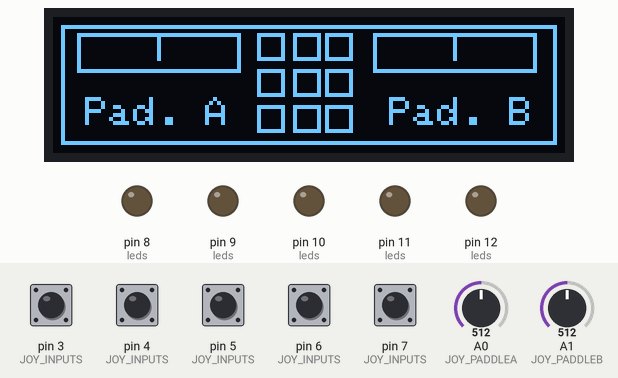
This sketch was run on a simulated Arduino Uno, built with avr-gcc and run on an emulated ATmega328P. Shown: 128×34 one-colour display, output pins drawn as LEDs (lit = HIGH). The inputs (shaded band) are chosen by the test bench; at power-on: pin 3 (JOY_INPUTS), pin 4 (JOY_INPUTS), pin 5 (JOY_INPUTS), pin 6 (JOY_INPUTS), pin 7 (JOY_INPUTS) HIGH, A0 (JOY_PADDLEA) = 512, A1 (JOY_PADDLEB) = 512. What the sketch prints to the serial monitor is not drawn.

Above: at 3.7 s.
3.8 s: pin 4 (JOY_INPUTS) pulled LOW for 0.15 s
At 5.1 s:
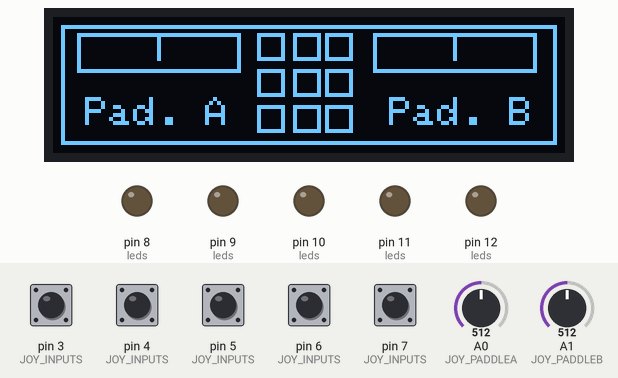
5.4 s: pin 5 (JOY_INPUTS) pulled LOW for 0.15 s
At 6.2 s:
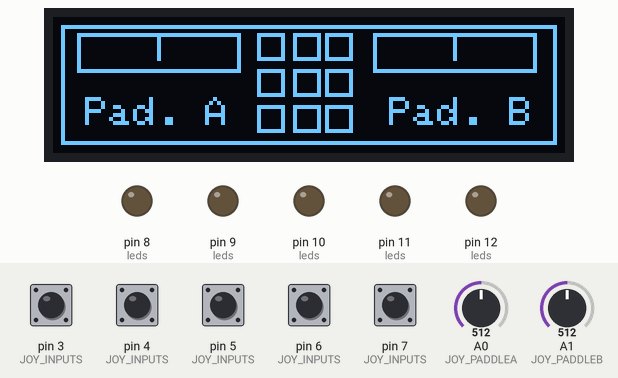
7.0 s: pin 6 (JOY_INPUTS) pulled LOW for 0.15 s
At 7.15 s:
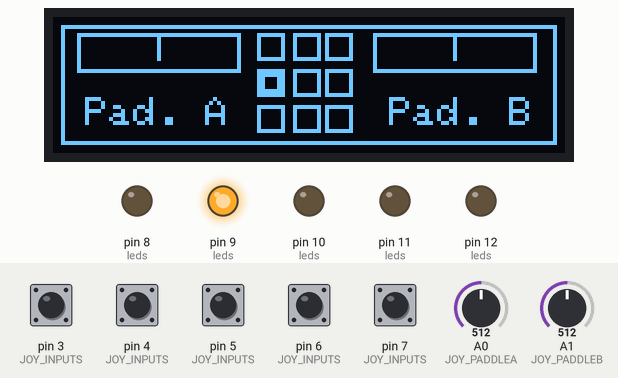
8.7 s: pin 7 (JOY_INPUTS) pulled LOW for 0.15 s
At 8.83 s:
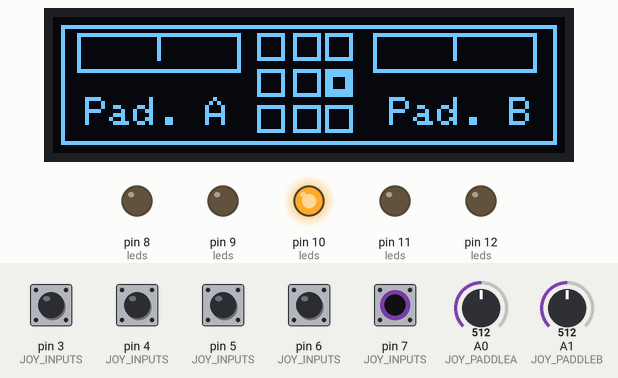
10.4 s: pin 3 (JOY_INPUTS) pulled LOW for 0.15 s
At 11.7 s:
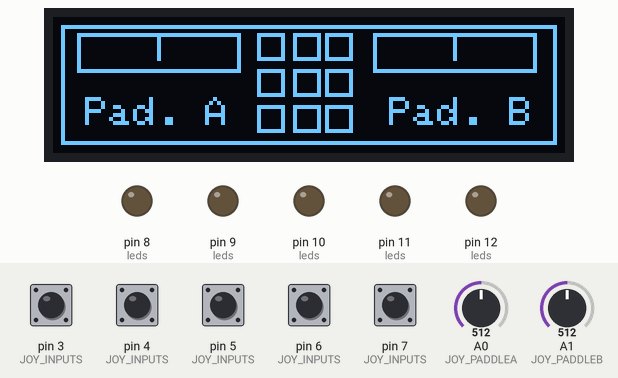
12.0 s: A0 (JOY_PADDLEA) set to 716
At 13.3 s:
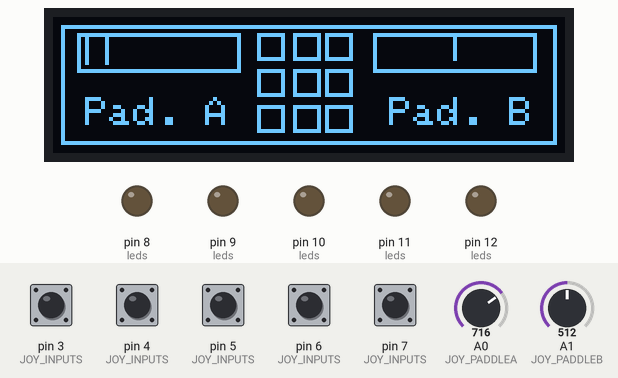
Timing chart, 0 to 14.5 s (numbered marks = the images above; inputs shaded):
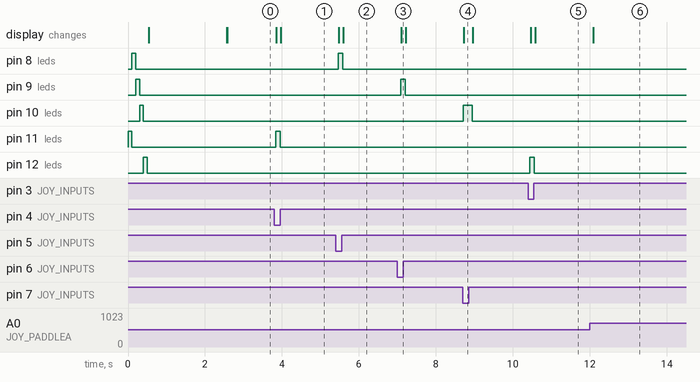

Measured:
- after the input at 3.8 s, pin 11 (leds): LOW → HIGH at once, → LOW 0.12 s later; the display: first changes after 0.05 s (image 1 shows a later state)
- after the input at 5.4 s, pin 8 (leds): LOW → HIGH after 0.06 s, → LOW 0.12 s later; the display: first changes after 0.08 s (image 2 shows a later state)
- after the input at 7.0 s, pin 9 (leds): LOW → HIGH after 0.08 s, → LOW 0.12 s later; the display: changes after 0.10 s (image 3)
- after the input at 8.7 s, pin 10 (leds): LOW → HIGH at once, → LOW 0.23 s later; the display: changes at once (image 4)
- after the input at 10.4 s, pin 12 (leds): LOW → HIGH after 0.05 s, → LOW 0.12 s later; the display: first changes after 0.06 s (image 5 shows a later state)
- after the input at 12.0 s, the display: changes after 0.09 s (image 6)

The sketch:

C64JoystickTester.ino
```cpp
// (licence header left out)
/*****************************************************************************/
// Debuging

#define DEBUG
#ifdef DEBUG
#define DEBUG_PRINTLN(x) Serial.println(x)
#define DEBUG_PRINT(x) Serial.print(x)
#else
#define DEBUG_PRINTLN(x)
#define DEBUG_PRINT(x)
#endif
#include"config.h"

#define UP 0
#define DOWN 1
#define LEFT 2
#define RIGHT 3
#define FIRE 4

/*****************************************************************************/
// LED
uint8_t leds[] =  {LED_UP,LED_DOWN,LED_LEFT,LED_RIGHT,LED_FIRE};
const uint8_t LED_COUNT = 5;

void ledSelfTest(){
  // set all off
  for(int i =0; i < LED_COUNT; i++){
    digitalWrite(leds[i],LOW);
  }


  for(int i =0; i < LED_COUNT; i++){
    digitalWrite(leds[i],HIGH);
    delay(LED_DEMO_DELAY);
    digitalWrite(leds[i],LOW);
  }
}

void led_all(bool state){
 for(int i =0; i < LED_COUNT; i++){
    digitalWrite(leds[i],state);
  }
}

// Init and loop
void led_setup(){
  // set all to input
  for(int i =0; i < LED_COUNT; i++){
    pinMode(leds[i],OUTPUT);
  }

}


/*****************************************************************************/
// display
#include <SPI.h>
#include <Wire.h>
#include <Adafruit_GFX.h>
#include <Adafruit_SSD1306.h>

Adafruit_SSD1306 display(SCREEN_WIDTH, SCREEN_HEIGHT, &Wire, OLED_RESET);

  uint8_t width;
  uint8_t height;

void display_drawBackground(){
  display.setRotation(2); // rotate screen by 180 deg

  // draw the frame

  display.drawRect(2, 2, width, height,SSD1306_WHITE );


  display.drawRect(display.width()/2-13, 4, 7, 7, SSD1306_WHITE);
  display.drawRect(display.width()/2-13, 13, 7, 7, SSD1306_WHITE);
  display.drawRect(display.width()/2-13, 22, 7, 7, SSD1306_WHITE);

  display.drawRect(display.width()/2-4, 4, 7, 7, SSD1306_WHITE);
  display.drawRect(display.width()/2-4, 13, 7, 7, SSD1306_WHITE);
  display.drawRect(display.width()/2-4, 22, 7, 7, SSD1306_WHITE);

  display.drawRect(display.width()/2+4, 4, 7, 7, SSD1306_WHITE);
  display.drawRect(display.width()/2+4, 13, 7, 7, SSD1306_WHITE);
  display.drawRect(display.width()/2+4, 22, 7, 7, SSD1306_WHITE);

  // left text
  display.setTextSize(1);
  display.setTextColor(SSD1306_WHITE,SSD1306_BLACK);
  display.setCursor(8,20);
  display.println(F("Pad. A"));

  // right text
  display.setTextSize(1);
  display.setTextColor(SSD1306_WHITE,SSD1306_BLACK);
  display.setCursor(width/3*2+2,20);
  display.println(F("Pad. B"));
  //display.draw

  display.display();
}

void displayDrawJoy(bool states[]){

  // first row

  if( states[UP] && states[LEFT]){
    display.drawRect(display.width()/2-12, 5, 5, 5, SSD1306_WHITE);
  } else {
    display.drawRect(display.width()/2-12, 5, 5, 5, SSD1306_BLACK);
  }

  if( states[UP] && !states[RIGHT] && !states[LEFT]){
    display.drawRect(display.width()/2-3, 5, 5, 5, SSD1306_WHITE);

  } else {
    display.drawRect(display.width()/2-3, 5, 5, 5, SSD1306_BLACK);
  }

  if( states[UP] && states[RIGHT]){
    display.drawRect(display.width()/2+5, 5, 5, 5, SSD1306_WHITE);

  } else {
    display.drawRect(display.width()/2+5, 5, 5, 5, SSD1306_BLACK);
  }

  // second row
  if( states[LEFT] && !states[UP] && !states[DOWN]){
    display.drawRect(display.width()/2-12, 14, 5, 5, SSD1306_WHITE);
  } else {
    display.drawRect(display.width()/2-12, 14, 5, 5, SSD1306_BLACK);
  }

  if( states[FIRE]){
    display.drawRect(display.width()/2-3, 14, 5, 5, SSD1306_WHITE);

  } else {
    display.drawRect(display.width()/2-3, 14, 5, 5, SSD1306_BLACK);
  }

  if( states[RIGHT] && !states[UP] && !states[DOWN]){
    display.drawRect(display.width()/2+5, 14, 5, 5, SSD1306_WHITE);

  } else {
    display.drawRect(display.width()/2+5, 14, 5, 5, SSD1306_BLACK);
  }

// third row
  if( states[LEFT] && states[DOWN]){
    display.drawRect(display.width()/2-12, 23, 5, 5, SSD1306_WHITE);
  } else {
    display.drawRect(display.width()/2-12, 23, 5, 5, SSD1306_BLACK);
  }

  if( states[DOWN] && !states[LEFT] && !states[RIGHT]){
    display.drawRect(display.width()/2-3, 23, 5, 5, SSD1306_WHITE);

  } else {
    display.drawRect(display.width()/2-3, 23, 5, 5, SSD1306_BLACK);
  }

  if( states[RIGHT] && states[DOWN]){
    display.drawRect(display.width()/2+5, 23, 5, 5, SSD1306_WHITE);

  } else {
    display.drawRect(display.width()/2+5, 23, 5, 5, SSD1306_BLACK);
  }

  // do the paddless


}


void display_drawBar(uint8_t x, uint8_t y, uint8_t width, uint8_t height, int value){

  // draw border
  display.drawRect(x, y, width, height , SSD1306_WHITE);
  display.fillRect(x+1, y+1, width-2, height-2 , SSD1306_BLACK);


  int w2 = width /2;
  float step = ((float)width)/1024.0f;

  // fill the border
  if(value > 514 ){
    value -= 512;
    int curWidth = value * step;

#ifdef SHOW_BAR
    display.fillRect((x+width/2), y+1, curWidth, height-2 , SSD1306_WHITE);
#else
    display.drawLine(curWidth, y,curWidth , height+1 , SSD1306_WHITE);
#endif
  } if(value < 510 ){
    value = 512 - value;
    float curWidth = value * step;
   //
#ifdef SHOW_BAR
   display.fillRect((x+width/2) - curWidth, y+1, curWidth, height-2 , SSD1306_WHITE);
#else
  display.drawLine((x+width/2) - curWidth, y+1,(x+width/2) -curWidth , height+1 , SSD1306_WHITE);
#endif
  } else {
    display.drawLine(x+width/2, y+1,x+width/2 , height , SSD1306_WHITE);
  }


}
void display_init(){
   if(!display.begin(SSD1306_SWITCHCAPVCC, SCREEN_ADDRESS)) {
    Serial.println(F("SSD1306 allocation failed"));
    for(;;); // Don't proceed, loop forever
  }

  display.clearDisplay();

  display.display();
  delay(2000); // Pause for 2 seconds

   width = SCREEN_WIDTH-4;
   height = SCREEN_HEIGHT-4;

  display_drawBackground();
}
/*****************************************************************************/
// joystick
const uint8_t JOY_INPUTS [] ={JOY_UP, JOY_DOWN, JOY_LEFT, JOY_RIGHT, JOY_FIRE, JOY_PADDLEA,JOY_PADDLEB};
const String JOY_INPUTS_TEXT [] ={"UP","DOWN","LEFT","RIGHT","FIRE","PADDLE A", "PADDLE B"};
const uint8_t JOY_INPUT_COUNT = 5; //7 Dont use the paddles;
bool JOY_state[]={false,false,false,false,false};

void joy_setup(){
  for(int i =0; i < JOY_INPUT_COUNT; i++){
    pinMode(JOY_INPUTS[i],INPUT_PULLUP);
  }

  pinMode(JOY_PADDLEA, INPUT);
  pinMode(JOY_PADDLEB, INPUT);
}


void checkJoystick(){
  bool action = false;

  led_all(LOW);


  for(int i =0; i < JOY_INPUT_COUNT; i++){
    uint8_t state = digitalRead(JOY_INPUTS[i]);
    JOY_state[i] = false;

    if(!state){
      JOY_state[i] = true;
      Serial.println(JOY_INPUTS_TEXT[i]);
      digitalWrite(leds[i],HIGH);
      action = false;
    }
  }
}

/*****************************************************************************/
// Main Programm

void setup() {
  Serial.begin(115200);
  DEBUG_PRINTLN("Setup");

  joy_setup();
  led_setup();

  ledSelfTest();

  display_init();
}


void loop() {
  checkJoystick();
  displayDrawJoy(JOY_state);

  int a = analogRead(JOY_PADDLEA);
  int b = analogRead(JOY_PADDLEB);


  display_drawBar(6, 4, width/3, height/3, a);
  display_drawBar(width/3*2-2, 4, width/3, height/3, b);

   display.display();
  delay(100); // not needed but helpfull to don't spam the screen
}

// activate for serial event
/*void serialEvent(){
  DEBUG_PRINTLN("Serial Event");
}*/

/*****************************************************************************/
// Rest of implementations
```

config.h
```cpp
#ifndef CONFIG_H
#define CONFIG_H

#define JOY_UP      4
#define JOY_DOWN    5
#define JOY_LEFT    6
#define JOY_RIGHT   7
#define JOY_FIRE    3
#define JOY_PADDLEA A0
#define JOY_PADDLEB A1

#define LED_UP     11
#define LED_DOWN   8
#define LED_LEFT   9
#define LED_RIGHT 10
#define LED_FIRE  12

#define LED_DEMO_DELAY 100 // ms

#define SCREEN_WIDTH 128 // OLED display width, in pixels
#define SCREEN_HEIGHT 34 // OLED display height, in pixels
#define OLED_RESET     -1 // Reset pin # (or -1 if sharing Arduino reset pin)
#define SCREEN_ADDRESS 0x3C ///< See datasheet for Address; 0x3D for 128x64, 0x3C for 128x32

//#define SHOW_BAR // show bar or line for paddle

#endif //  CONFIG_H
```
